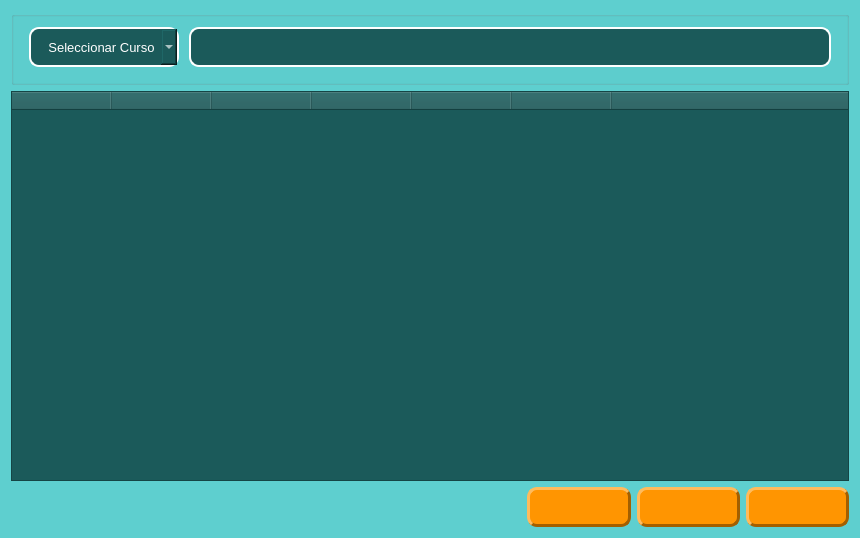
<?xml version="1.0" encoding="UTF-8"?>
<ui version="4.0">
 <class>Form</class>
 <widget class="QWidget" name="Form">
  <property name="geometry">
   <rect>
    <x>0</x>
    <y>0</y>
    <width>860</width>
    <height>538</height>
   </rect>
  </property>
  <property name="windowTitle">
   <string>Form</string>
  </property>
  <property name="styleSheet">
   <string notr="true">QWidget#Form {
	background-color: rgb(94, 207, 207);
}
</string>
  </property>
  <layout class="QVBoxLayout" name="verticalLayout">
   <item>
    <widget class="QGroupBox" name="groupBox_datos_equipo">
     <property name="font">
      <font>
       <pointsize>11</pointsize>
       <bold>true</bold>
      </font>
     </property>
     <property name="title">
      <string/>
     </property>
     <layout class="QVBoxLayout" name="verticalLayout_formulario">
      <property name="spacing">
       <number>10</number>
      </property>
      <property name="leftMargin">
       <number>15</number>
      </property>
      <property name="topMargin">
       <number>10</number>
      </property>
      <property name="rightMargin">
       <number>15</number>
      </property>
      <property name="bottomMargin">
       <number>15</number>
      </property>
      <item>
       <layout class="QHBoxLayout" name="horizontalLayout" stretch="1">
        <item>
         <layout class="QHBoxLayout" name="horizontalLayout_2">
          <item>
           <widget class="QComboBox" name="comboBox_curso_equipo_filtro">
            <property name="minimumSize">
             <size>
              <width>150</width>
              <height>40</height>
             </size>
            </property>
            <property name="font">
             <font>
              <pointsize>10</pointsize>
             </font>
            </property>
            <property name="toolTip">
             <string>Seleccione el curso del equipo</string>
            </property>
            <property name="styleSheet">
             <string notr="true">    background-color: rgb(27, 90, 90);
    color: rgb(255, 255, 255);
    border: 2px solid #FFFFFF;
    border-radius: 10px;</string>
            </property>
            <item>
             <property name="text">
              <string>    Seleccionar Curso</string>
             </property>
            </item>
            <item>
             <property name="text">
              <string>1º ESO A</string>
             </property>
            </item>
            <item>
             <property name="text">
              <string>1º ESO B</string>
             </property>
            </item>
            <item>
             <property name="text">
              <string>2º ESO A</string>
             </property>
            </item>
            <item>
             <property name="text">
              <string>2º ESO B</string>
             </property>
            </item>
            <item>
             <property name="text">
              <string>3º ESO A</string>
             </property>
            </item>
            <item>
             <property name="text">
              <string>3º ESO B</string>
             </property>
            </item>
            <item>
             <property name="text">
              <string>4º ESO A</string>
             </property>
            </item>
            <item>
             <property name="text">
              <string>4º ESO B</string>
             </property>
            </item>
           </widget>
          </item>
          <item>
           <widget class="QLineEdit" name="lineEdit_nombre_equipo_filtro">
            <property name="minimumSize">
             <size>
              <width>0</width>
              <height>40</height>
             </size>
            </property>
            <property name="font">
             <font>
              <pointsize>10</pointsize>
             </font>
            </property>
            <property name="toolTip">
             <string>Ingrese el nombre del equipo</string>
            </property>
            <property name="styleSheet">
             <string notr="true">    background-color: rgb(27, 90, 90);
    color: rgb(255, 255, 255);
    border: 2px solid #FFFFFF;
    border-radius: 10px;</string>
            </property>
            <property name="placeholderText">
             <string/>
            </property>
           </widget>
          </item>
         </layout>
        </item>
       </layout>
      </item>
     </layout>
    </widget>
   </item>
   <item>
    <widget class="QTableWidget" name="tableWidget_lista_equipos">
     <property name="font">
      <font>
       <pointsize>10</pointsize>
      </font>
     </property>
     <property name="styleSheet">
      <string notr="true">background-color: rgb(27, 90, 90);
color: rgb(255, 255, 255);</string>
     </property>
     <property name="alternatingRowColors">
      <bool>true</bool>
     </property>
     <property name="selectionMode">
      <enum>QAbstractItemView::SelectionMode::SingleSelection</enum>
     </property>
     <property name="selectionBehavior">
      <enum>QAbstractItemView::SelectionBehavior::SelectRows</enum>
     </property>
     <property name="sortingEnabled">
      <bool>true</bool>
     </property>
     <attribute name="horizontalHeaderStretchLastSection">
      <bool>true</bool>
     </attribute>
     <column>
      <property name="text">
       <string/>
      </property>
     </column>
     <column>
      <property name="text">
       <string/>
      </property>
     </column>
     <column>
      <property name="text">
       <string/>
      </property>
     </column>
     <column>
      <property name="text">
       <string/>
      </property>
     </column>
     <column>
      <property name="text">
       <string/>
      </property>
     </column>
     <column>
      <property name="text">
       <string/>
      </property>
     </column>
     <column>
      <property name="text">
       <string/>
      </property>
     </column>
    </widget>
   </item>
   <item>
    <layout class="QHBoxLayout" name="horizontalLayout_3" stretch="10,2,2,2">
     <item>
      <spacer name="horizontalSpacer">
       <property name="orientation">
        <enum>Qt::Orientation::Horizontal</enum>
       </property>
       <property name="sizeHint" stdset="0">
        <size>
         <width>40</width>
         <height>20</height>
        </size>
       </property>
      </spacer>
     </item>
     <item>
      <widget class="QPushButton" name="pushButton_buscar_equipos">
       <property name="minimumSize">
        <size>
         <width>0</width>
         <height>40</height>
        </size>
       </property>
       <property name="font">
        <font>
         <pointsize>10</pointsize>
         <bold>true</bold>
        </font>
       </property>
       <property name="toolTip">
        <string>Cargar imagen del escudo del equipo</string>
       </property>
       <property name="styleSheet">
        <string notr="true">background-color: rgb(255, 149, 1);
color: rgb(38, 126, 126);
border:3px solid;
border-right-color: rgb(163, 95, 0);
border-bottom-color: rgb(163, 95, 0);
border-top-color: rgb(255, 187, 92);
border-left-color: rgb(255, 187, 92);
border-radius:10px;</string>
       </property>
       <property name="text">
        <string/>
       </property>
      </widget>
     </item>
     <item>
      <widget class="QPushButton" name="pushButton_editar_equipos">
       <property name="minimumSize">
        <size>
         <width>0</width>
         <height>40</height>
        </size>
       </property>
       <property name="font">
        <font>
         <pointsize>10</pointsize>
         <bold>true</bold>
        </font>
       </property>
       <property name="toolTip">
        <string>Cargar imagen del escudo del equipo</string>
       </property>
       <property name="styleSheet">
        <string notr="true">background-color: rgb(255, 149, 1);
color: rgb(38, 126, 126);
border:3px solid;
border-right-color: rgb(163, 95, 0);
border-bottom-color: rgb(163, 95, 0);
border-top-color: rgb(255, 187, 92);
border-left-color: rgb(255, 187, 92);
border-radius:10px;</string>
       </property>
       <property name="text">
        <string/>
       </property>
      </widget>
     </item>
     <item>
      <widget class="QPushButton" name="pushButton_lista_equipos_volver">
       <property name="minimumSize">
        <size>
         <width>0</width>
         <height>40</height>
        </size>
       </property>
       <property name="font">
        <font>
         <pointsize>10</pointsize>
         <bold>true</bold>
        </font>
       </property>
       <property name="toolTip">
        <string>Cargar imagen del escudo del equipo</string>
       </property>
       <property name="styleSheet">
        <string notr="true">background-color: rgb(255, 149, 1);
color: rgb(38, 126, 126);
border:3px solid;
border-right-color: rgb(163, 95, 0);
border-bottom-color: rgb(163, 95, 0);
border-top-color: rgb(255, 187, 92);
border-left-color: rgb(255, 187, 92);
border-radius:10px;
</string>
       </property>
       <property name="text">
        <string/>
       </property>
      </widget>
     </item>
    </layout>
   </item>
  </layout>
 </widget>
 <resources/>
 <connections/>
</ui>
